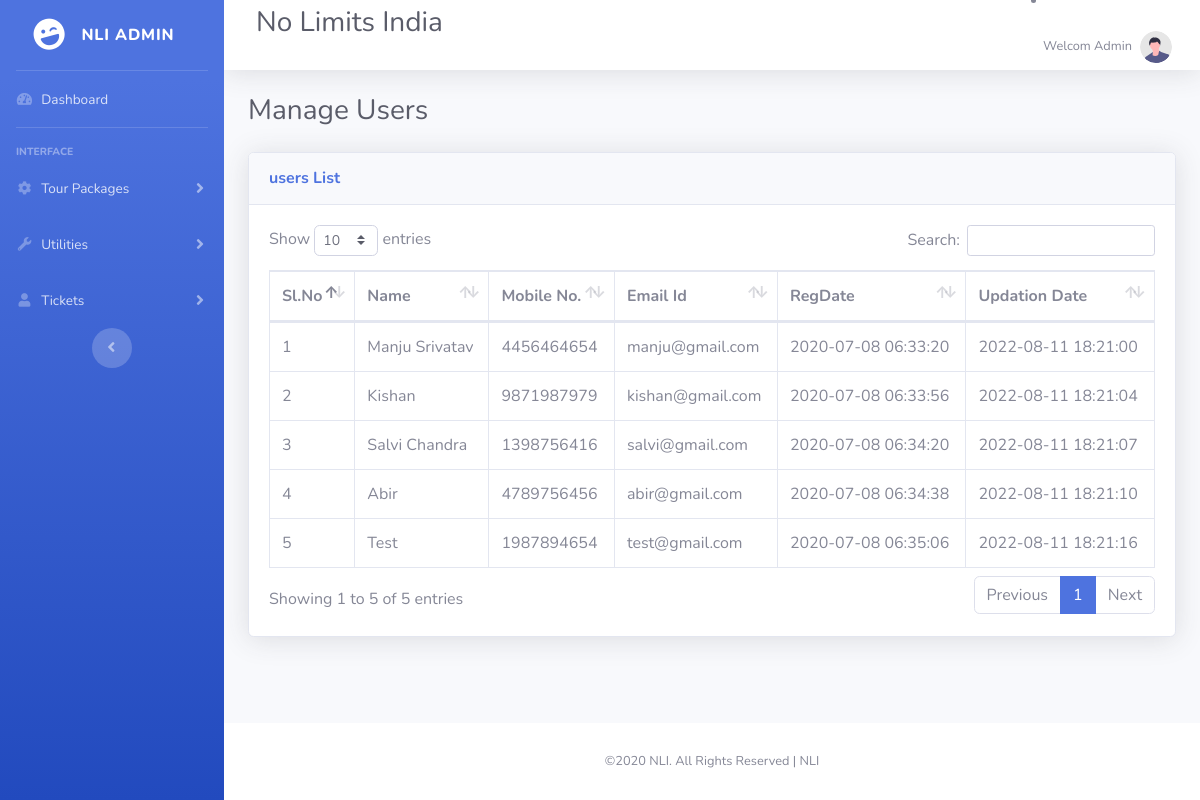
Before: /dashboard/manage-users.php (signed in) with the older database file.
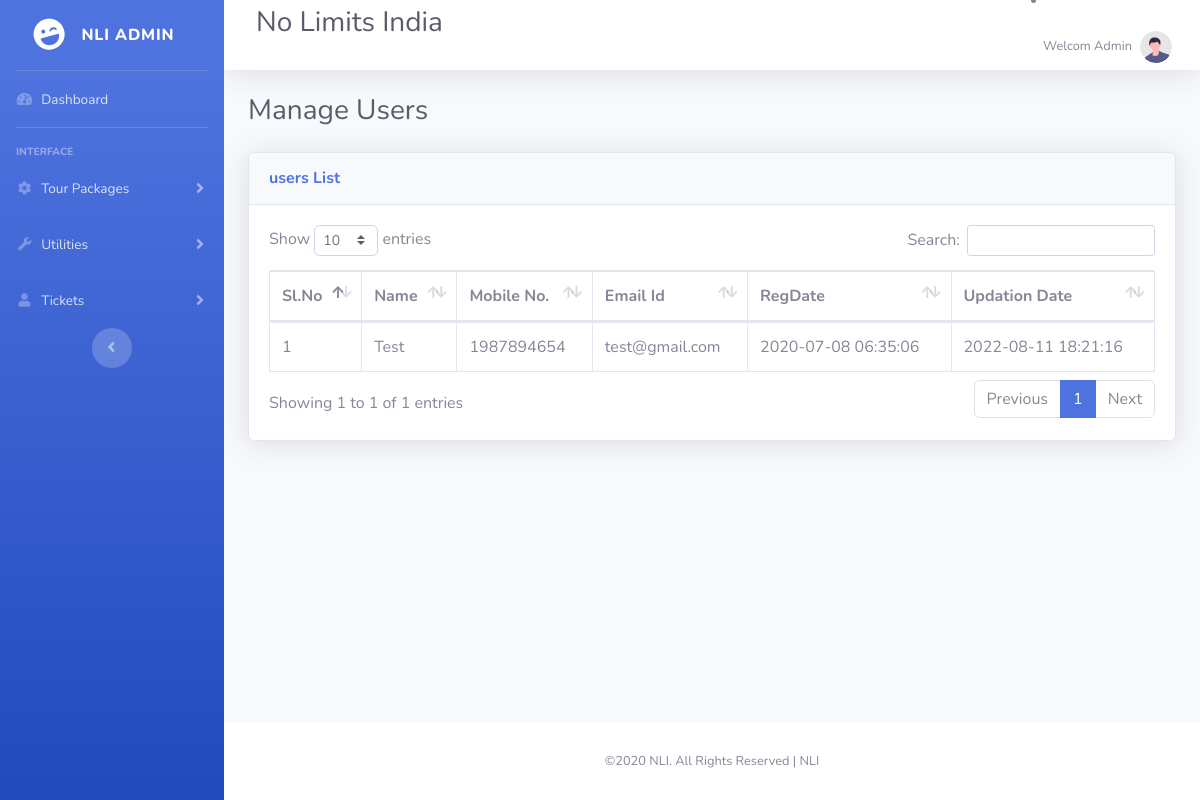
After: the same page with the newer database file.
### tables this page shows
CREATE TABLE `tblusers` (
  `id` int(11) NOT NULL,
  `FullName` varchar(100) DEFAULT NULL,
  `MobileNumber` char(10) DEFAULT NULL,
  `EmailId` varchar(70) DEFAULT NULL,
  `Password` varchar(100) DEFAULT NULL,
  `RegDate` timestamp NULL DEFAULT current_timestamp(),
  `UpdationDate` timestamp NULL DEFAULT NULL ON UPDATE current_timestamp()
);

### dashboard/manage-users.php (the view, shortened to what the changed rows need)
<?php
include('../includes/config.php');
if (strlen($_SESSION['alogin']) == 0) {
    header('location:index.php');
} else {
?>
    <!DOCTYPE html>
    <html lang="en">
    <head>
        <link href="vendor/fontawesome-free/css/all.min.css" rel="stylesheet" type="text/css">
        <link href="css/nli-2.min.css" rel="stylesheet">
        <link href="vendor/datatables/dataTables.bootstrap4.min.css" rel="stylesheet">
    </head>
    <body id="page-top">
        <div id="wrapper">
            <ul class="navbar-nav bg-gradient-primary sidebar sidebar-dark accordion" id="accordionSidebar">
                <a class="sidebar-brand d-flex align-items-center justify-content-center">
                    <div class="sidebar-brand-icon rotate-n-15">
                        <i class="fas fa-laugh-wink"></i>
                    </div>
                    <div class="sidebar-brand-text mx-3">NLI Admin</div>
                </a>
                <hr class="sidebar-divider my-0">
                <li class="nav-item">
                    <a class="nav-link" href="dashboard.php">
                        <i class="fas fa-fw fa-tachometer-alt"></i>
                        <span>Dashboard</span></a>
                </li>
                <hr class="sidebar-divider">
                <div class="sidebar-heading">
                    Interface
                </div>
                <li class="nav-item">
                    <a class="nav-link collapsed" href="#" data-toggle="collapse" data-target="#collapseTwo" aria-expanded="true" aria-controls="collapseTwo">
                        <i class="fas fa-fw fa-cog"></i>
                        <span>Tour Packages</span>
                    </a>
                </li>
                <li class="nav-item">
                    <a class="nav-link collapsed" href="#" data-toggle="collapse" data-target="#collapseUtilities" aria-expanded="true" aria-controls="collapseUtilities">
                        <i class="fas fa-fw fa-wrench"></i>
                        <span>Utilities</span>
                    </a>
                </li>
                <li class="nav-item">
                    <a class="nav-link collapsed" href="#" data-toggle="collapse" data-target="#collapse3" aria-expanded="true" aria-controls="collapseUtilities">
                        <i class="fas fa-fw fa-user"></i>
                        <span>Tickets</span>
                    </a>
                </li>
                <div class="text-center d-none d-md-inline">
                    <button class="rounded-circle border-0" id="sidebarToggle"></button>
                </div>
            </ul>
            <div id="content-wrapper" class="d-flex flex-column">
                <div id="content">
                    <nav class="navbar navbar-expand navbar-light bg-white topbar mb-4 static-top shadow">
                        <form class="d-none d-sm-inline-block form-inline mr-auto ml-md-3 my-2 my-md-0 mw-100 navbar-search">
                            <div class="input-group">
                                <div class="d-sm-flex align-items-center justify-content-between mb-4">
                                    <h1 class="h3 mb-0 text-gray-800">No Limits India</h1>
                                </div>
                            </div>
                        </form>
                        <li class="nav-item dropdown no-arrow">
                            <a class="nav-link dropdown-toggle" href="#" id="userDropdown" role="button" data-toggle="dropdown" aria-haspopup="true" aria-expanded="false">
                                <span class="mr-2 d-none d-lg-inline text-gray-600 small">Welcom Admin</span>
                                <img class="img-profile rounded-circle" src="img/undraw_profile.svg">
                            </a>
                        </li>
                    </nav>
                    <div class="container-fluid">
                        <h1 class="h3 mb-2 text-gray-800">Manage Users</h1>
                        <div class="card shadow mb-4">
                            <div class="card-header py-3">
                                <h6 class="m-0 font-weight-bold text-primary">users List</h6>
                            </div>
                            <div class="card-body">
                                <div class="table-responsive">
                                    <table class="table table-bordered" id="dataTable" width="100%" cellspacing="0">
                                        <thead>
                                            <tr>
                                                <th>Sl.No</th>
                                                <th>Name</th>
                                                <th>Mobile No.</th>
                                                <th>Email Id</th>
                                                <th>RegDate </th>
                                                <th>Updation Date</th>
                                            </tr>
                                        </thead>
                                        <tbody>
                                            <?php $sql = "SELECT * from tblusers";
                                            $query = $dbh->prepare($sql);
                                            $query->execute();
                                            $results = $query->fetchAll(PDO::FETCH_OBJ);
                                            $cnt = 1;
                                            if ($query->rowCount() > 0) {
                                                foreach ($results as $result) {                ?>
                                                    <tr>
                                                        <td><?php echo htmlentities($cnt); ?></td>
                                                        <td><?php echo htmlentities($result->FullName); ?></td>
                                                        <td><?php echo htmlentities($result->MobileNumber); ?></td>
                                                        <td><?php echo htmlentities($result->EmailId); ?></td>
                                                        <td><?php echo htmlentities($result->RegDate); ?></td>
                                                        <td><?php echo htmlentities($result->UpdationDate); ?></td>
                                                    </tr>
                                            <?php $cnt = $cnt + 1;
                                                }
                                            } ?>
                                        </tbody>
                                    </table>
                                </div>
                            </div>
                        </div>
                    </div>
                </div>
                <footer class="sticky-footer bg-white">
                    <div class="container my-auto">
                        <div class="copyright text-center my-auto">
                            <span>&copy;2020 NLI. All Rights Reserved | NLI</span>
                        </div>
                    </div>
                </footer>
            </div>
        </div>
    </body>
    </html>
<?php } ?>

Changed rows visible on the page:
removed tblusers: FullName "Manju Srivatav", MobileNumber "4456464654", EmailId "manju@gmail.com", RegDate "2020-07-08 06:33:20", UpdationDate "2022-08-11 18:21:00"
removed tblusers: FullName "Kishan", MobileNumber "9871987979", EmailId "kishan@gmail.com", RegDate "2020-07-08 06:33:56", UpdationDate "2022-08-11 18:21:04"
removed tblusers: FullName "Salvi Chandra", MobileNumber "1398756416", EmailId "salvi@gmail.com", RegDate "2020-07-08 06:34:20", UpdationDate "2022-08-11 18:21:07"
removed tblusers: FullName "Abir", MobileNumber "4789756456", EmailId "abir@gmail.com", RegDate "2020-07-08 06:34:38", UpdationDate "2022-08-11 18:21:10"
Other visible differences:
text written by a page script: "Show entries Search: Showing 1 to 5 of 5 entries Previous 1 Next" → "Show entries Search: Showing 1 to 1 of 1 entries Previous 1 Next"
